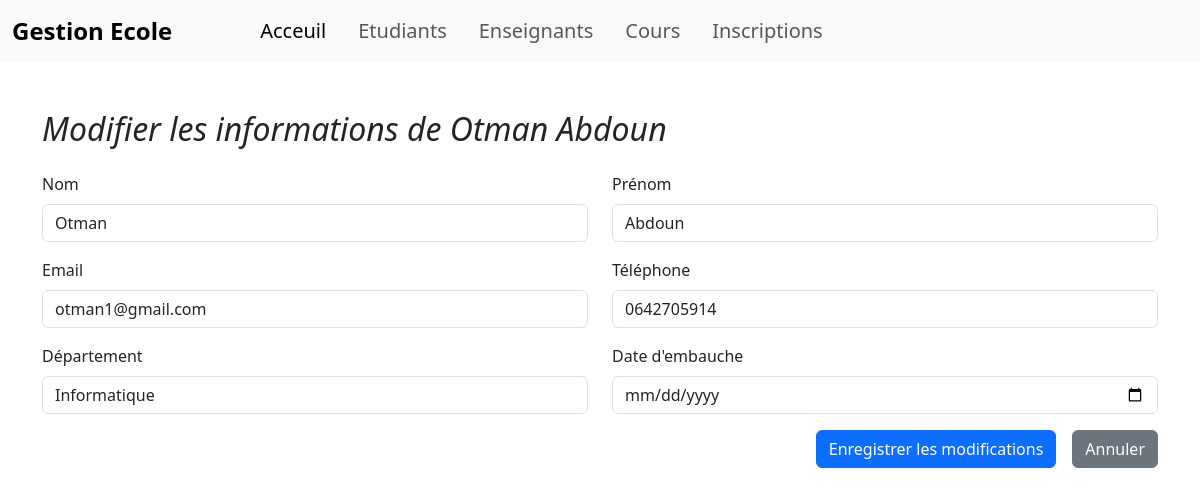
Screenshot of /teachers/update_teachers/1/ with the database file from the repository.
### home/models.py (models this page shows, shortened)
class Teacher(models.Model):
    first_name=models.CharField(max_length=50)
    last_name = models.CharField(max_length=50)
    email = models.EmailField(unique=True)
    phone = models.CharField(max_length=20, unique=True)
    departement=models.CharField(max_length=20)
    hire_date=models.DateField()

### home/views.py (the view, shortened to what this page needs)
# urls.py: path('teachers/update_teachers/<int:teacher_id>/', views.update_teachers, name='update_teachers' ),
def update_teachers(request: HttpRequest, teacher_id):
    teacher = get_object_or_404(Teacher, id=teacher_id)
    return render(request, 'home/Teachers/update_teachers.html', {'teacher': teacher})

### home/templates/home/Teachers/update_teachers.html (shortened to what this page needs)
{% extends "home/base.html" %}
{% block content %}
<h2 class="mb-4 fst-italic container mt-5">Modifier les informations de {{teacher.first_name}} {{teacher.last_name}}</h2>
<form method="POST" action="{% url 'update_teachers' teacher.id %}" class="container">
  <div class="row mb-3">
    <div class="col-md-6">
        <label for="first_name" class="form-label">Nom</label>
        <input type="text" class="form-control" id="first_name" name="first_name" value="{{teacher.first_name}}" placeholder="Entrez le nom" required>
    </div>
    <div class="col-md-6">
        <label for="last_name" class="form-label">Prénom</label>
        <input type="text" class="form-control" id="last_name" name="last_name" value="{{ teacher.last_name }}" placeholder="Entrez le prénom" required>
    </div>
  </div>
  <div class="row mb-3">
    <div class="col-md-6">
      <label for="email" class="form-label">Email</label>
      <input type="email" class="form-control" id="email" name="email" value="{{ teacher.email }}" placeholder="Entrez l'email" required>
    </div>
    <div class="col-md-6">
      <label for="phone" class="form-label">Téléphone</label>
      <input type="tel" class="form-control" id="phone" name="phone" value="{{ teacher.phone }}" placeholder="Entrez le numéro de téléphone" required>
    </div>
  </div>
  <div class="row mb-3">
    <div class="col-md-6">
      <label for="departement" class="form-label">Département</label>
      <input type="text" class="form-control" id="departement" name="departement" value="{{ teacher.departement }}" placeholder="Entrez le département" required>
    </div>
    <div class="col-md-6">
      <label for="hire_date" class="form-label">Date d'embauche</label>
      <input type="date" class="form-control" id="hire_date" value="{{ teacher.hire_date }}" name="hire_date" required>
    </div>
  </div>
  <div class="d-flex justify-content-end">
    <button type="submit" class="btn btn-primary">Enregistrer les modifications</button>
    <button type="reset" class="btn btn-secondary ms-3">Annuler</button>
  </div>
</form>
{% endblock %}

### rows the page displays
Teacher: first_name "Otman", last_name "Abdoun", email "otman1@gmail.com", phone "0642705914", departement "Informatique"
